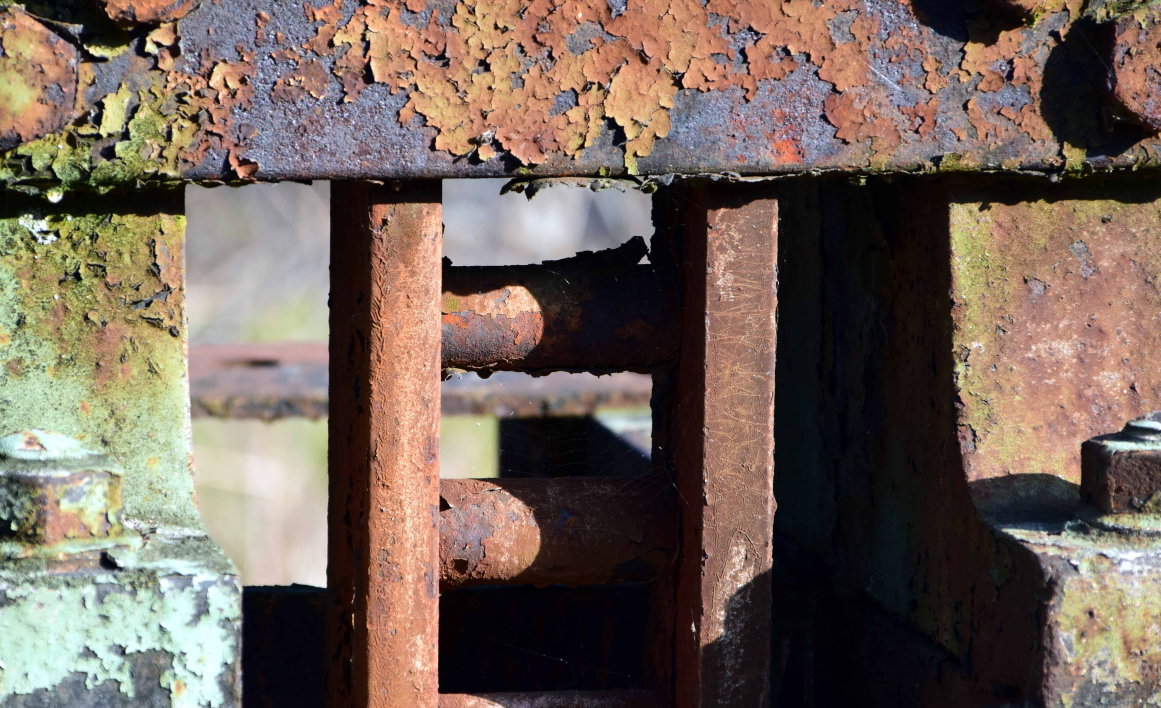
#> input picture ProjectLIPAD/PROJECT_LIPAD/Project_LiPAD_Corrosion/datasetCorrosion/Images/000019.jpg, 5804 x 3538 px, found by its file name (shown at 1/5 size); its folder holds only this picture in this run
$ python main2.py
#> lines starting #> are read from the running program, lines starting #| are printed output that depends on the picture; after the words box and inside, x2 and y2 are one past the last pixel; in counts of white or black regions, pixels touching at a corner belong together
import cv2
import numpy as np
import os

# --- 1. SETUP & PATHS ---
base_dir = os.path.dirname(os.path.abspath(__file__))
dataset_path = os.path.join(base_dir, 'dataset/Images')

# Constants for the Deterministic Model
K_CONSTANT = 0.05
N_EXPONENT = 0.5
SIMULATED_DISTANCE = 500
FOCAL_LENGTH = 1400

images = [f for f in os.listdir(dataset_path) if f.lower().endswith(('.jpg', '.png', '.jpeg'))]

for img_name in images:
    path = os.path.join(dataset_path, img_name)
    frame = cv2.imread(path)
#> frame is the input picture: shape (3538, 5804, 3); mean B, G, R 90.8, 100.9, 116
    if frame is None: continue

    frame = cv2.resize(frame, (800, 600))
#> frame: shape (600, 800, 3)
    # Create a copy for the final display
    output_img = frame.copy()

    # --- 2. PRE-PROCESSING (Adaptive Lighting) ---
    lab = cv2.cvtColor(frame, cv2.COLOR_BGR2LAB)
#> lab: shape (600, 800, 3); mean of channels 0, 1, 2 107.9, 132.5, 135.7
    l, a, b = cv2.split(lab)
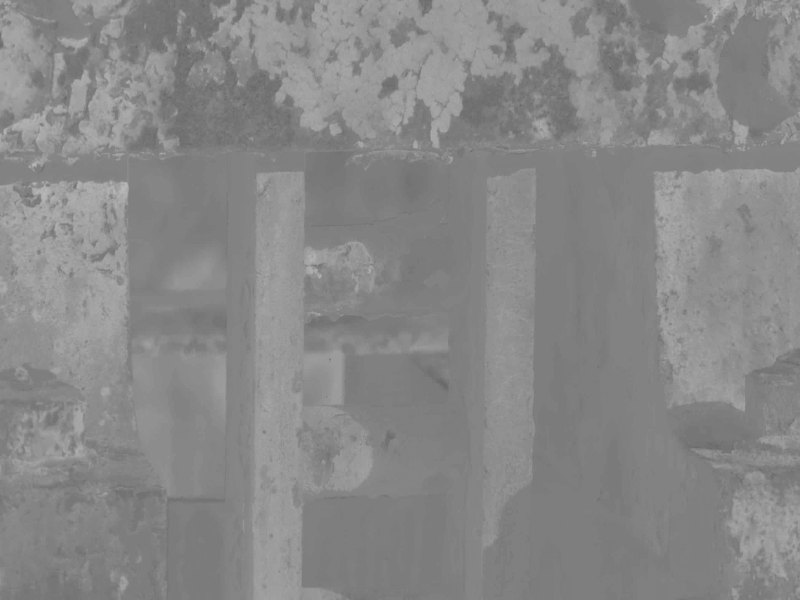
#> b: shape (600, 800); min 95, max 186, mean 135.7
    clahe = cv2.createCLAHE(clipLimit=2.0, tileGridSize=(8,8))
    cl = clahe.apply(l)
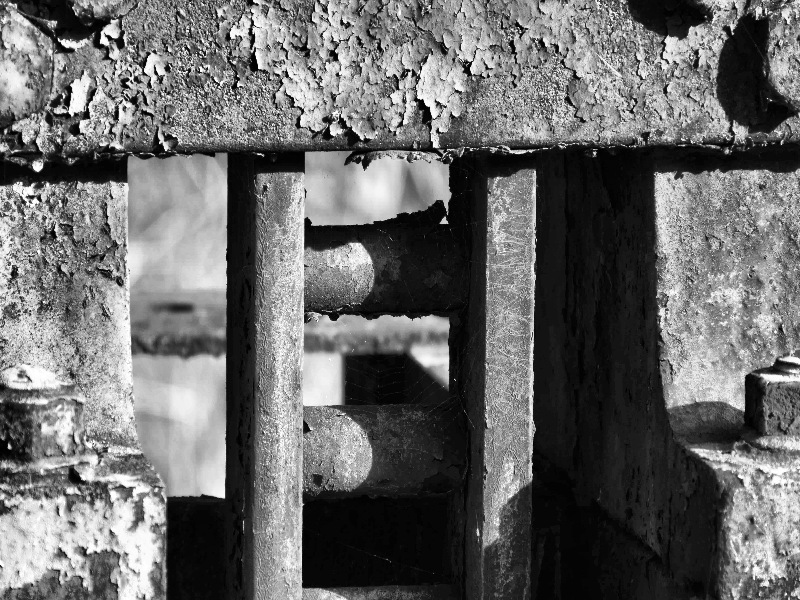
#> cl: shape (600, 800); min 0, max 255, mean 105.2
    frame_norm = cv2.cvtColor(cv2.merge((cl,a,b)), cv2.COLOR_LAB2BGR)
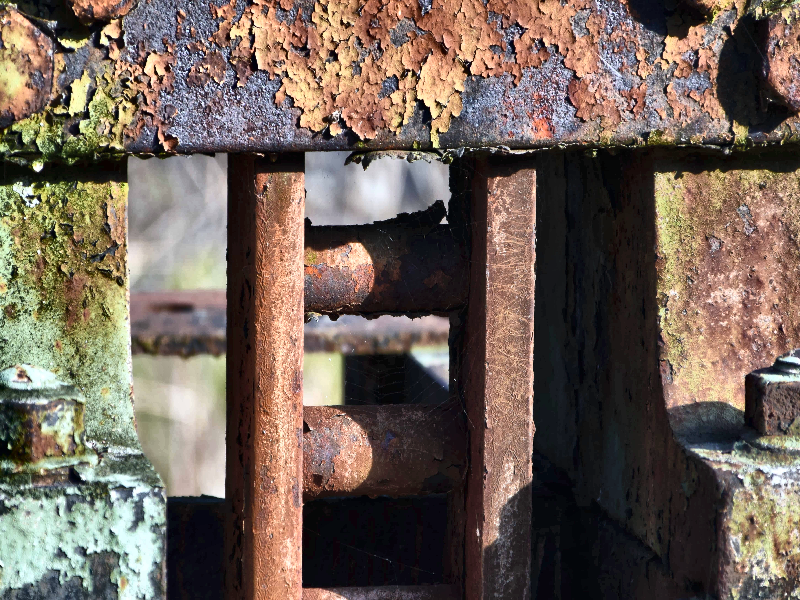
#> frame_norm: shape (600, 800, 3); mean B, G, R 88.5, 98.7, 112.9

    # --- 3. SEGMENTATION (HSV Masking) ---
    hsv = cv2.cvtColor(frame_norm, cv2.COLOR_BGR2HSV)
#> hsv: shape (600, 800, 3); mean H, S, V 59.6, 79.8, 117.2

    # Tighter values to fix the "Grey Metal" issue from your first image
    lower_rust = np.array([3, 85, 37])   # Saturation at 100 filters grey metal
    upper_rust = np.array([13, 255, 200])

    mask = cv2.inRange(hsv, lower_rust, upper_rust)
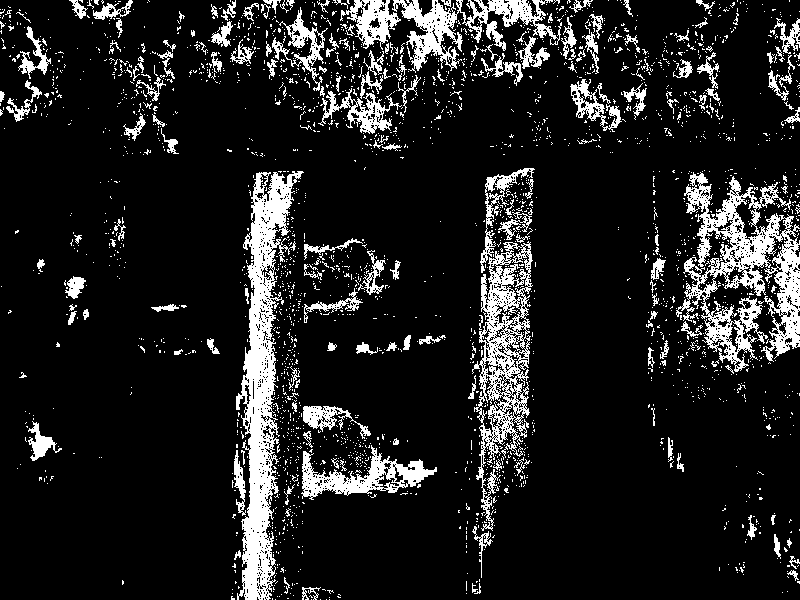
#> mask: shape (600, 800); 12.7% white; 2607 white regions (2435 under 20 px), largest, box (x1, y1, x2, y2) and area: (236, 171, 304, 600) 10840, (676, 172, 800, 372) 9713, (472, 241, 533, 531) 6249

    # Clean up the noise (Morphological Opening/Closing)
    kernel = np.ones((1,1), np.uint8)
    mask = cv2.morphologyEx(mask, cv2.MORPH_OPEN, kernel)
    mask = cv2.morphologyEx(mask, cv2.MORPH_DILATE, kernel)

    # --- 4. THE SEGMENTATION OVERLAY ---
    # Create a green "tint" image the same size as our frame
    green_overlay = np.zeros_like(frame)
    green_overlay[:] = (0, 255, 0) # Green color in BGR

    # Use the mask to only take the green where there is rust
    segmentation_effect = cv2.bitwise_and(green_overlay, green_overlay, mask=mask)
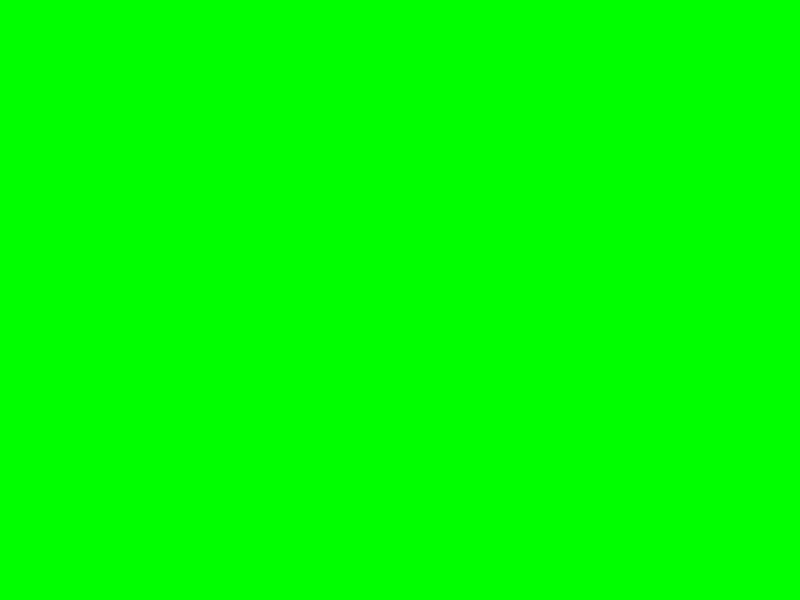
#> green_overlay: shape (600, 800, 3); mean of channels 0, 1, 2 0, 255, 0; drawn as B, G, R

    # Blend the green tint with the original image (Transparency)
    # alpha is original, beta is the mask tint
    cv2.addWeighted(segmentation_effect, 0.5, output_img, 1.0, 0, output_img)
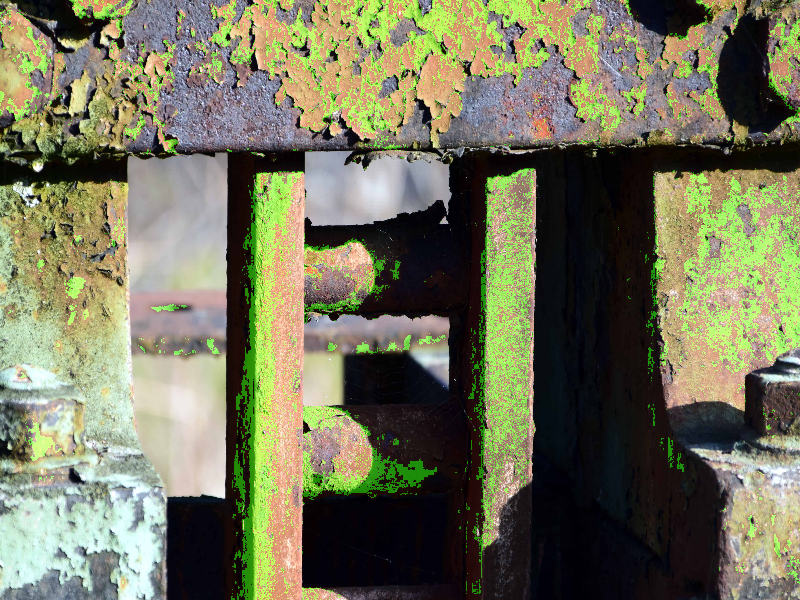
#> output_img: shape (600, 800, 3); mean B, G, R 90.7, 116.6, 115.9

    # --- 5. MATH (Deterministic Model) ---
    pixel_count = cv2.countNonZero(mask)
#> pixel_count = 60920
    actual_area = (pixel_count * (SIMULATED_DISTANCE**2)) / (FOCAL_LENGTH**2)
#> actual_area = 7770.4
    forecast_30d = actual_area + (K_CONSTANT * (30**N_EXPONENT))
#> forecast_30d = 7770.7

    # --- 6. DATA OVERLAY ---
    cv2.rectangle(output_img, (5, 5), (420, 110), (0,0,0), -1)
    cv2.putText(output_img, f"File: {img_name}", (10, 30), 1, 1.2, (255,255,255), 2)
    cv2.putText(output_img, f"Corrosion Area: {actual_area:.2f} mm2", (10, 65), 1, 1.2, (0,255,0), 2)
    cv2.putText(output_img, f"30D Forecast: {forecast_30d:.2f} mm2", (10, 100), 1, 1.2, (0,255,255), 2)
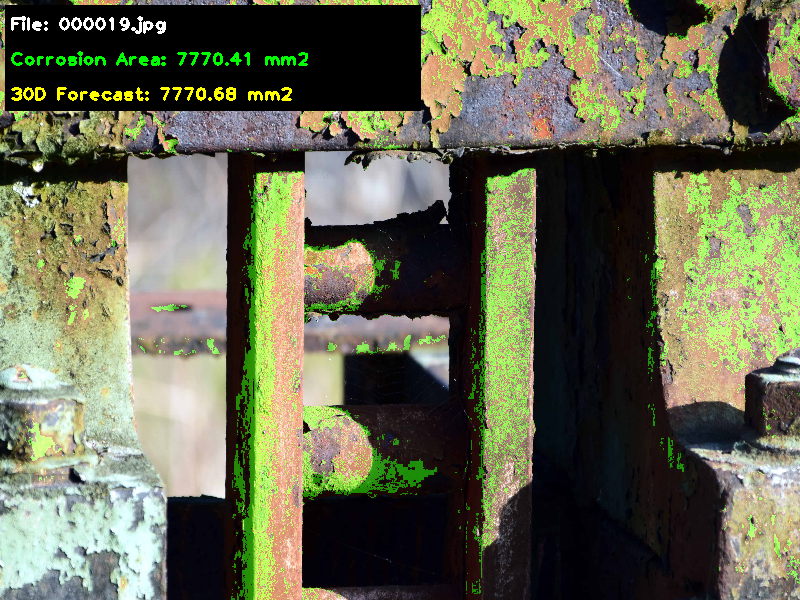
#> output_img: shape (600, 800, 3); mean B, G, R 80.9, 104.8, 102.9

    # --- 7. DISPLAY ---
    cv2.imshow("Binary Mask", mask)
    cv2.imshow("Pixel-wise Segmentation", output_img)

    key = cv2.waitKey(0) & 0xFF
#> (key q is pressed here)
    if key == ord('q'): break

cv2.destroyAllWindows()

$ run again, on ProjectLIPAD/PROJECT_LIPAD/Project_LiPAD_Corrosion/datasetCorrosion/Images/image2.jpg
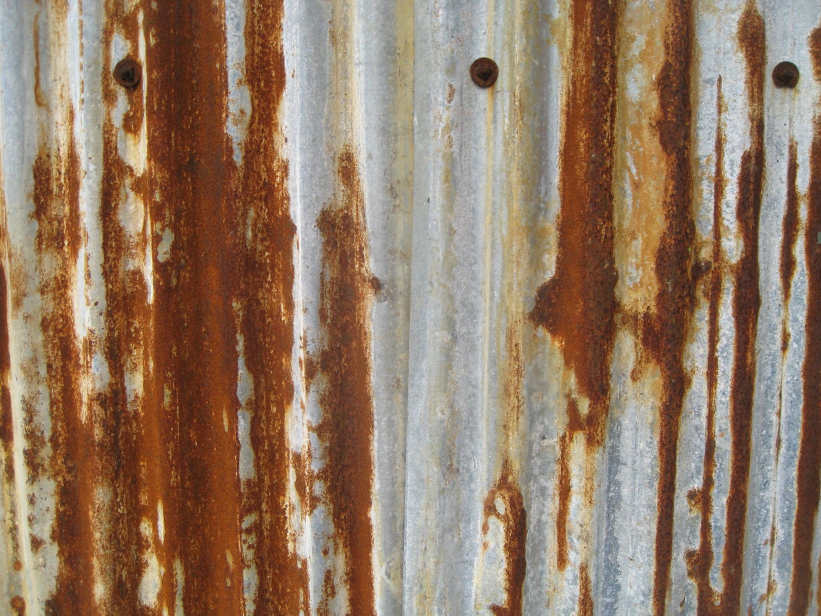
#> input picture ProjectLIPAD/PROJECT_LIPAD/Project_LiPAD_Corrosion/datasetCorrosion/Images/image2.jpg, 2462 x 1846 px, found by its file name (shown at 1/3 size)
#> frame is the input picture: shape (1846, 2462, 3); mean B, G, R 101.6, 122.8, 148.3
#> frame: shape (600, 800, 3)
#> lab: shape (600, 800, 3); mean of channels 0, 1, 2 135.6, 136.4, 144.5
#> hsv: shape (600, 800, 3); mean H, S, V 31, 110.8, 144
#> `mask = cv2.inRange(hsv, lower_rust, upper_rust)`:
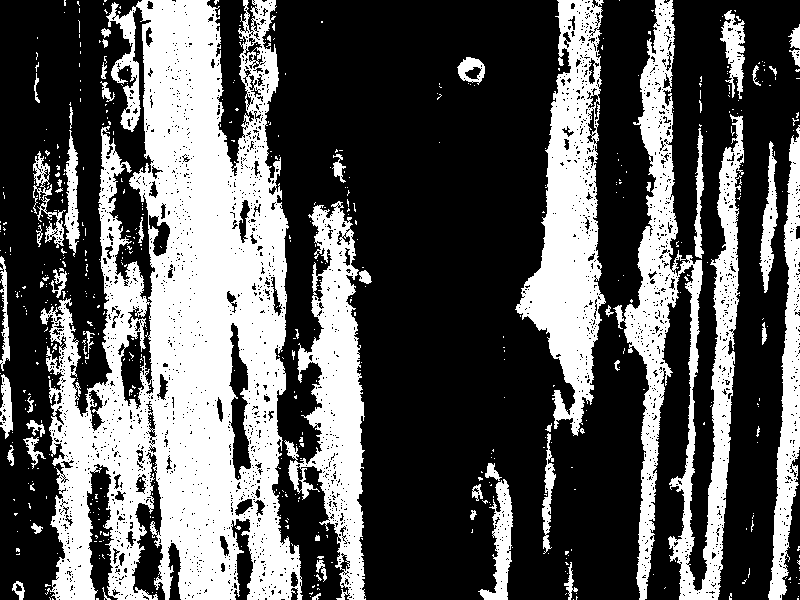
#> mask: shape (600, 800); 34.8% white; 580 white regions (524 under 20 px), largest, box (x1, y1, x2, y2) and area: (40, 0, 303, 600) 89229, (613, 0, 744, 600) 24211, (515, 0, 606, 436) 18588
#> pixel_count = 167079
#> actual_area = 21311.1
#> forecast_30d = 21311.4
#> `cv2.putText(output_img, f"30D Forecast: {forecast_30d:.2f} mm2", (10, ..`:
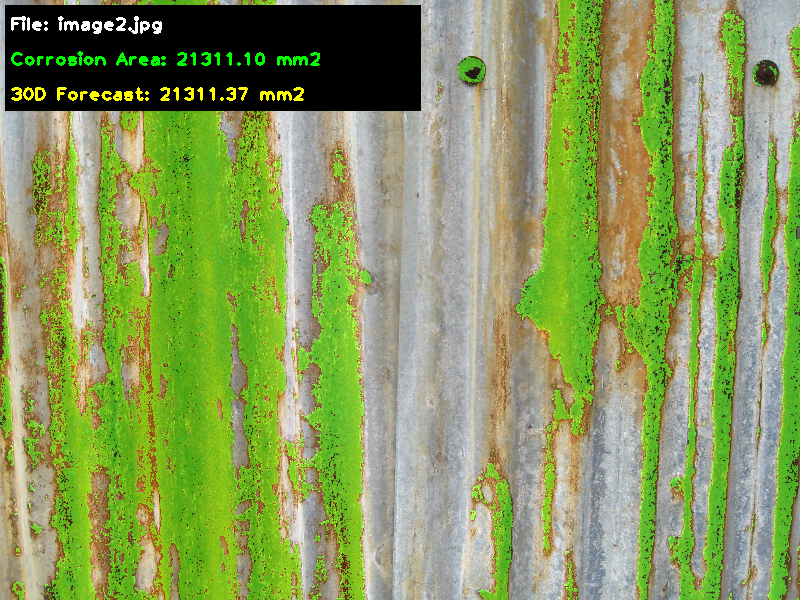
#> output_img: shape (600, 800, 3); mean B, G, R 91.3, 153.7, 135.4

$ run again, on ProjectLIPAD/PROJECT_LIPAD/Project_LiPAD_Corrosion/datasetCorrosion/Images/image3.jpg
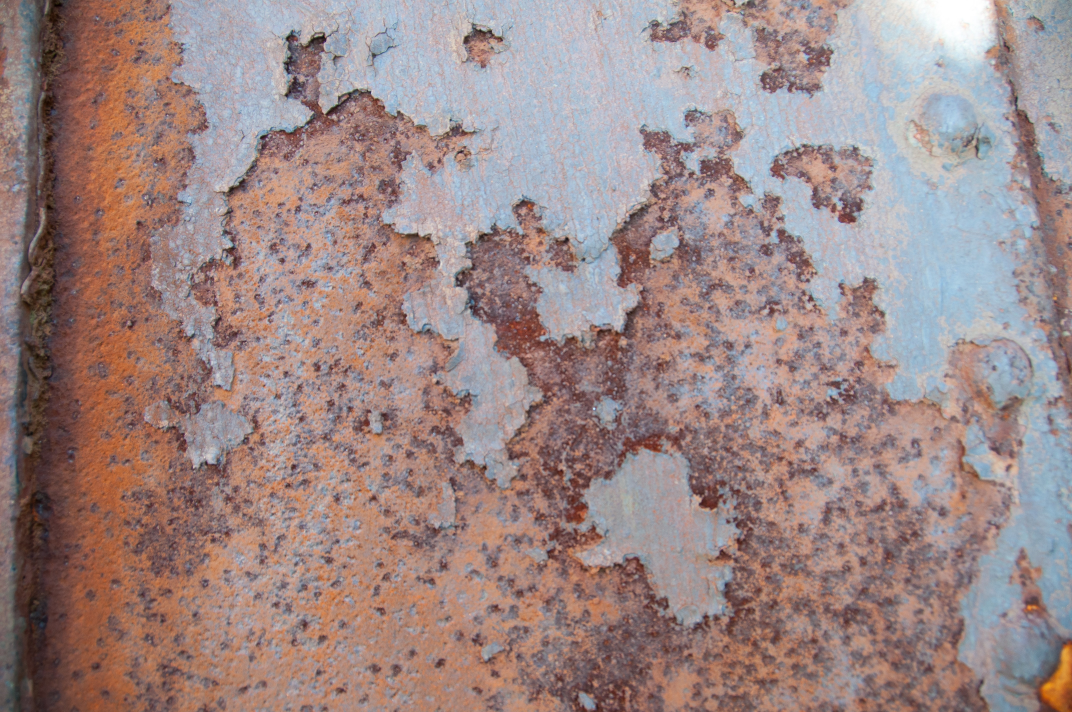
#> input picture ProjectLIPAD/PROJECT_LIPAD/Project_LiPAD_Corrosion/datasetCorrosion/Images/image3.jpg, 4288 x 2848 px, found by its file name (shown at 1/4 size)
#> frame is the input picture: shape (2848, 4288, 3); mean B, G, R 134.4, 136, 156.9
#> frame: shape (600, 800, 3)
#> lab: shape (600, 800, 3); mean of channels 0, 1, 2 148.9, 136.5, 132.3
#> hsv: shape (600, 800, 3); mean H, S, V 69.2, 61.1, 163.8
#> `mask = cv2.inRange(hsv, lower_rust, upper_rust)`:
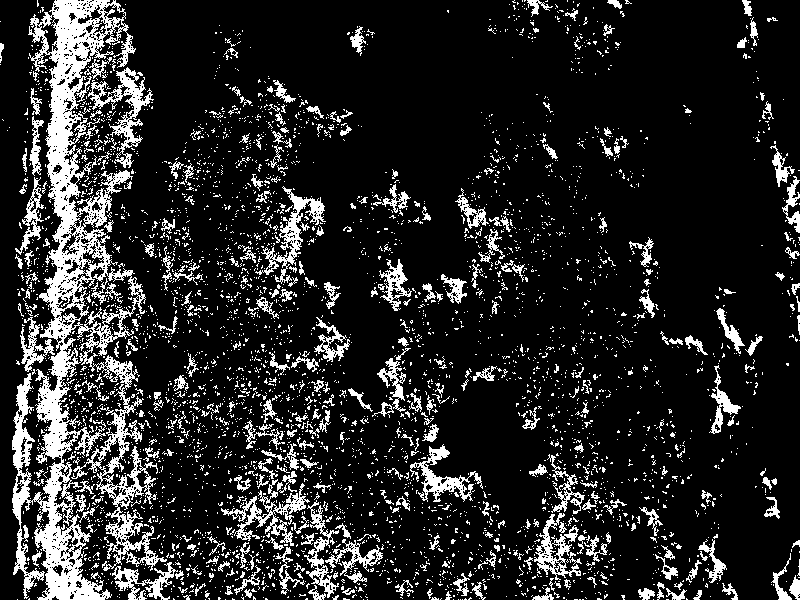
#> mask: shape (600, 800); 15.3% white; 4201 white regions (3847 under 20 px), largest, box (x1, y1, x2, y2) and area: (12, 0, 167, 600) 26308, (88, 67, 154, 168) 1660, (221, 479, 310, 546) 1466
#> pixel_count = 73256
#> actual_area = 9343.9
#> forecast_30d = 9344.2
#> `cv2.putText(output_img, f"30D Forecast: {forecast_30d:.2f} mm2", (10, ..`:
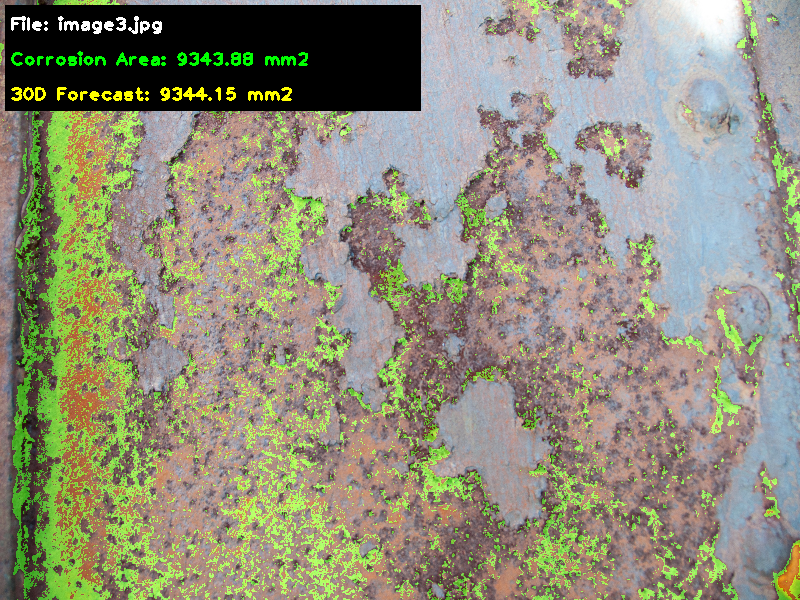
#> output_img: shape (600, 800, 3); mean B, G, R 121, 141.9, 143.4

$ run again, on ProjectLIPAD/PROJECT_LIPAD/Project_LiPAD_Corrosion/datasetCorrosion/Images/000031.jpg
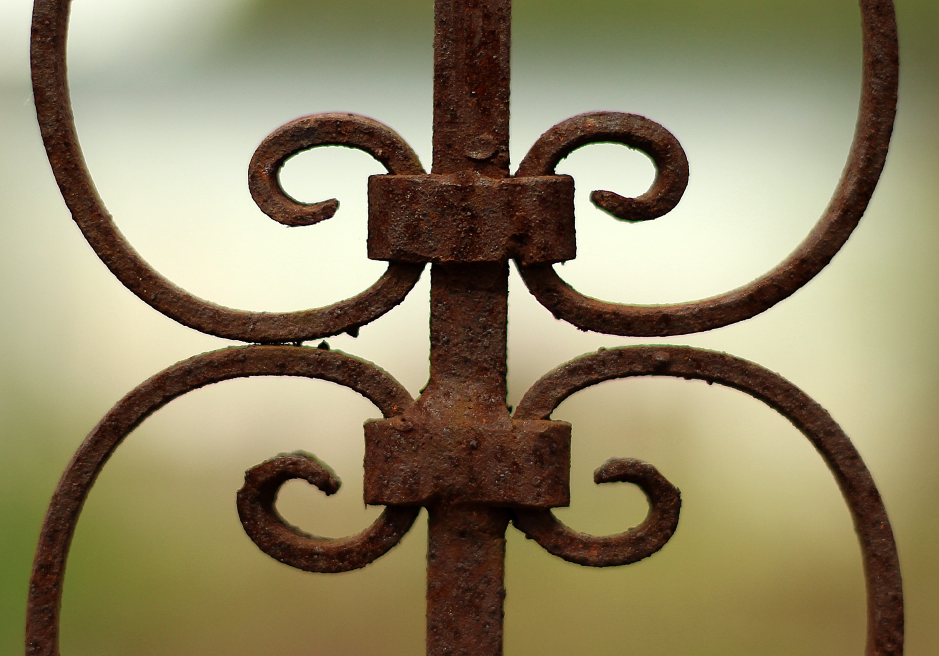
#> input picture ProjectLIPAD/PROJECT_LIPAD/Project_LiPAD_Corrosion/datasetCorrosion/Images/000031.jpg, 2816 x 1968 px, found by its file name (shown at 1/3 size)
#> frame is the input picture: shape (1968, 2816, 3); mean B, G, R 101.7, 133.6, 144.3
#> frame: shape (600, 800, 3)
#> lab: shape (600, 800, 3); mean of channels 0, 1, 2 139.4, 127.9, 146.9
#> hsv: shape (600, 800, 3); mean H, S, V 24.6, 94.6, 148.6
#> mask: shape (600, 800); 21.9% white; 200 white regions (192 under 20 px), largest, box (x1, y1, x2, y2) and area: (22, 254, 770, 600) 47693, (212, 0, 587, 243) 27443, (26, 0, 354, 311) 11143
#> pixel_count = 105270
#> actual_area = 13427.3
#> forecast_30d = 13427.6
#> `cv2.putText(output_img, f"30D Forecast: {forecast_30d:.2f} mm2", (10, ..`:
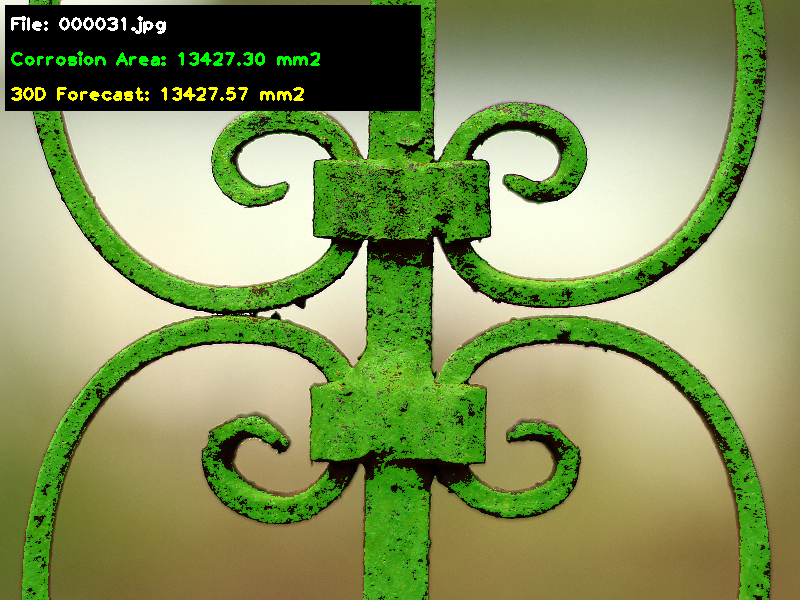
#> output_img: shape (600, 800, 3); mean B, G, R 90.8, 148.5, 132.2
